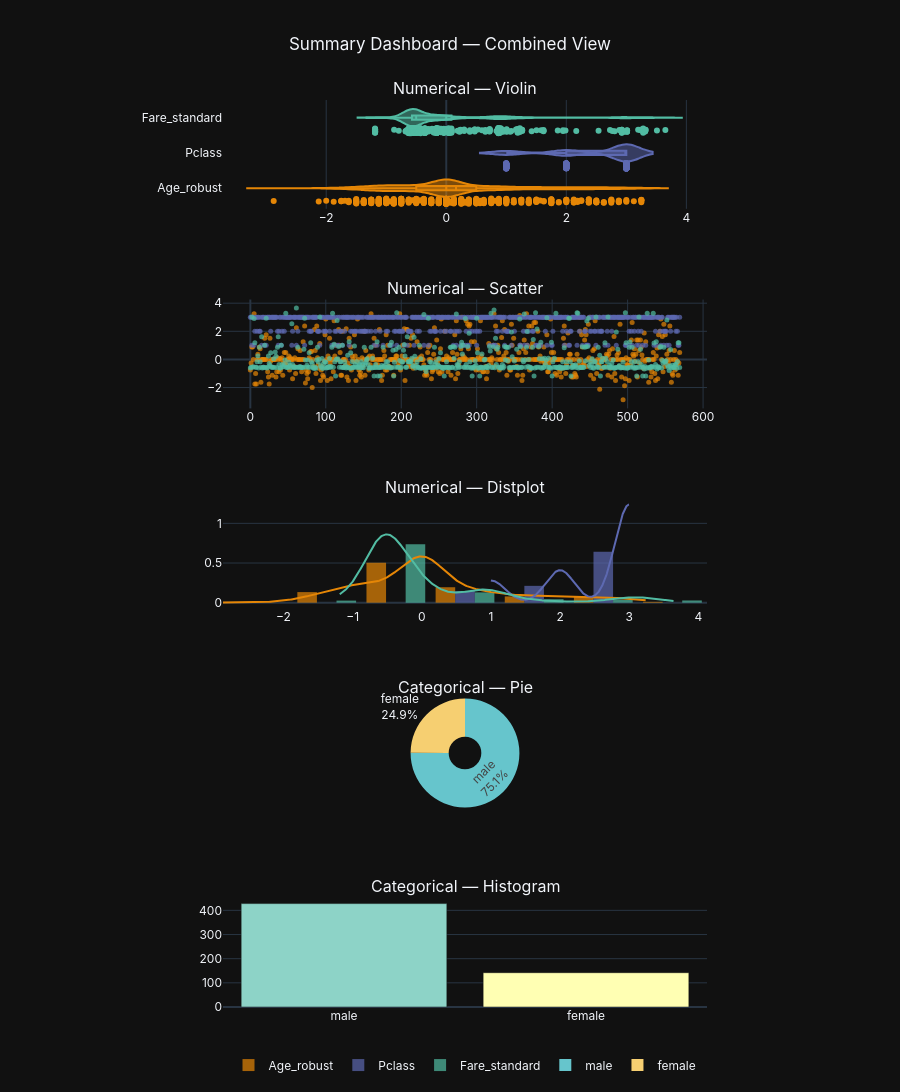

The code cell stored with this chart in its notebook:
### Markdown cell above
## 7. 📊 Comprehensive Univariate Dashboard
To visualize every column's distribution instantly, the library generates an intelligent subplot dashboard. Categoricals are mapped to Histograms/Pies, Numericals to Violins/Distplots.

### Code cell
# Generate a combined summary plot for the entire dataset
# Warning: For larger datasets, you may want to limit this using columns=[]
dataset.summary_plot(
    separate_plots=False,
    columns=['Age_robust','Pclass','Fare_standard','Sex'], 
    numeric_plots=['violin', 'scatter', 'distplot'],
    categorical_plots=['pie', 'histogram'],
    subplot_cols=1)

### Figure 1 — Plotly figure (JSON) as saved in the notebook; plotly's stock layout.template omitted (floating-point values rounded to 4 significant figures; data arrays with more than 128 entries replaced by an {"elided": "..."} marker saying what was removed)
{"data": [{"box": {"visible": true}, "marker": {"color": "rgb(229, 134, 6)"}, "meanline": {"visible": true}, "name": "Age_robust", "points": "all", "showlegend": false, "type": "violin", "x": {"elided": "570 float values"}, "xaxis": "x", "yaxis": "y"}, {"box": {"visible": true}, "marker": {"color": "rgb(93, 105, 177)"}, "meanline": {"visible": true}, "name": "Pclass", "points": "all", "showlegend": false, "type": "violin", "x": {"elided": "570 int values"}, "xaxis": "x", "yaxis": "y"}, {"box": {"visible": true}, "marker": {"color": "rgb(82, 188, 163)"}, "meanline": {"visible": true}, "name": "Fare_standard", "points": "all", "showlegend": false, "type": "violin", "x": {"elided": "570 float values"}, "xaxis": "x", "yaxis": "y"}, {"marker": {"color": "rgb(229, 134, 6)", "opacity": 0.7, "size": 5}, "mode": "markers", "name": "Age_robust", "showlegend": false, "type": "scatter", "x": {"elided": "570 int values"}, "xaxis": "x2", "y": {"elided": "570 float values"}, "yaxis": "y2"}, {"marker": {"color": "rgb(93, 105, 177)", "opacity": 0.7, "size": 5}, "mode": "markers", "name": "Pclass", "showlegend": false, "type": "scatter", "x": {"elided": "570 int values"}, "xaxis": "x2", "y": {"elided": "570 int values"}, "yaxis": "y2"}, {"marker": {"color": "rgb(82, 188, 163)", "opacity": 0.7, "size": 5}, "mode": "markers", "name": "Fare_standard", "showlegend": false, "type": "scatter", "x": {"elided": "570 int values"}, "xaxis": "x2", "y": {"elided": "570 float values"}, "yaxis": "y2"}, {"autobinx": false, "histnorm": "probability density", "legendgroup": "Age_robust", "marker": {"color": "rgb(229, 134, 6)"}, "name": "Age_robust", "opacity": 0.7, "type": "histogram", "x": {"elided": "570 float values"}, "xaxis": "x3", "xbins": {"end": 3.25, "size": 1, "start": -2.875}, "yaxis": "y3"}, {"autobinx": false, "histnorm": "probability density", "legendgroup": "Pclass", "marker": {"color": "rgb(93, 105, 177)"}, "name": "Pclass", "opacity": 0.7, "type": "histogram", "x": {"elided": "570 int values"}, "xaxis": "x3", "xbins": {"end": 3, "size": 1, "start": 1}, "yaxis": "y3"}, {"autobinx": false, "histnorm": "probability density", "legendgroup": "Fare_standard", "marker": {"color": "rgb(82, 188, 163)"}, "name": "Fare_standard", "opacity": 0.7, "type": "histogram", "x": {"elided": "570 float values"}, "xaxis": "x3", "xbins": {"end": 3.65, "size": 1, "start": -1.186}, "yaxis": "y3"}, {"legendgroup": "Age_robust", "marker": {"color": "rgb(229, 134, 6)"}, "mode": "lines", "name": "Age_robust", "showlegend": false, "type": "scatter", "x": {"elided": "500 float values"}, "xaxis": "x3", "y": {"elided": "500 float values"}, "yaxis": "y3"}, {"legendgroup": "Pclass", "marker": {"color": "rgb(93, 105, 177)"}, "mode": "lines", "name": "Pclass", "showlegend": false, "type": "scatter", "x": {"elided": "500 float values"}, "xaxis": "x3", "y": {"elided": "500 float values"}, "yaxis": "y3"}, {"legendgroup": "Fare_standard", "marker": {"color": "rgb(82, 188, 163)"}, "mode": "lines", "name": "Fare_standard", "showlegend": false, "type": "scatter", "x": {"elided": "500 float values"}, "xaxis": "x3", "y": {"elided": "500 float values"}, "yaxis": "y3"}, {"domain": {"x": [0, 1], "y": [0.22, 0.34]}, "hole": 0.3, "labels": ["male", "female"], "marker": {"colors": ["rgb(102, 197, 204)", "rgb(246, 207, 113)", "rgb(248, 156, 116)", "rgb(220, 176, 242)", "rgb(135, 197, 95)", "rgb(158, 185, 243)", "rgb(254, 136, 177)", "rgb(201, 219, 116)", "rgb(139, 224, 164)", "rgb(180, 151, 231)", "rgb(179, 179, 179)"]}, "name": "Sex", "textinfo": "percent+label", "type": "pie", "values": [428, 142]}, {"marker": {"color": ["rgb(141,211,199)", "rgb(255,255,179)"]}, "name": "Sex", "showlegend": false, "type": "bar", "x": ["male", "female"], "xaxis": "x4", "y": [428, 142], "yaxis": "y4"}], "layout": {"annotations": [{"font": {"size": 16}, "showarrow": false, "text": "Numerical — Violin", "x": 0.5, "xanchor": "center", "xref": "paper", "y": 1, "yanchor": "bottom", "yref": "paper"}, {"font": {"size": 16}, "showarrow": false, "text": "Numerical — Scatter", "x": 0.5, "xanchor": "center", "xref": "paper", "y": 0.78, "yanchor": "bottom", "yref": "paper"}, {"font": {"size": 16}, "showarrow": false, "text": "Numerical — Distplot", "x": 0.5, "xanchor": "center", "xref": "paper", "y": 0.56, "yanchor": "bottom", "yref": "paper"}, {"font": {"size": 16}, "showarrow": false, "text": "Categorical — Pie", "x": 0.5, "xanchor": "center", "xref": "paper", "y": 0.34, "yanchor": "bottom", "yref": "paper"}, {"font": {"size": 16}, "showarrow": false, "text": "Categorical — Histogram", "x": 0.5, "xanchor": "center", "xref": "paper", "y": 0.12, "yanchor": "bottom", "yref": "paper"}], "bargap": 0.15, "barmode": "group", "font": {"family": "Inter, sans-serif"}, "height": 2000, "legend": {"orientation": "h", "x": 0.5, "xanchor": "center", "y": -0.08, "yanchor": "bottom"}, "showlegend": true, "title": {"text": "Summary Dashboard — Combined View", "x": 0.5}, "xaxis": {"anchor": "y", "domain": [0, 1]}, "xaxis2": {"anchor": "y2", "domain": [0, 1]}, "xaxis3": {"anchor": "y3", "domain": [0, 1]}, "xaxis4": {"anchor": "y4", "domain": [0, 1]}, "yaxis": {"anchor": "x", "domain": [0.88, 1]}, "yaxis2": {"anchor": "x2", "domain": [0.66, 0.78]}, "yaxis3": {"anchor": "x3", "domain": [0.44, 0.56]}, "yaxis4": {"anchor": "x4", "domain": [0, 0.12]}}}
